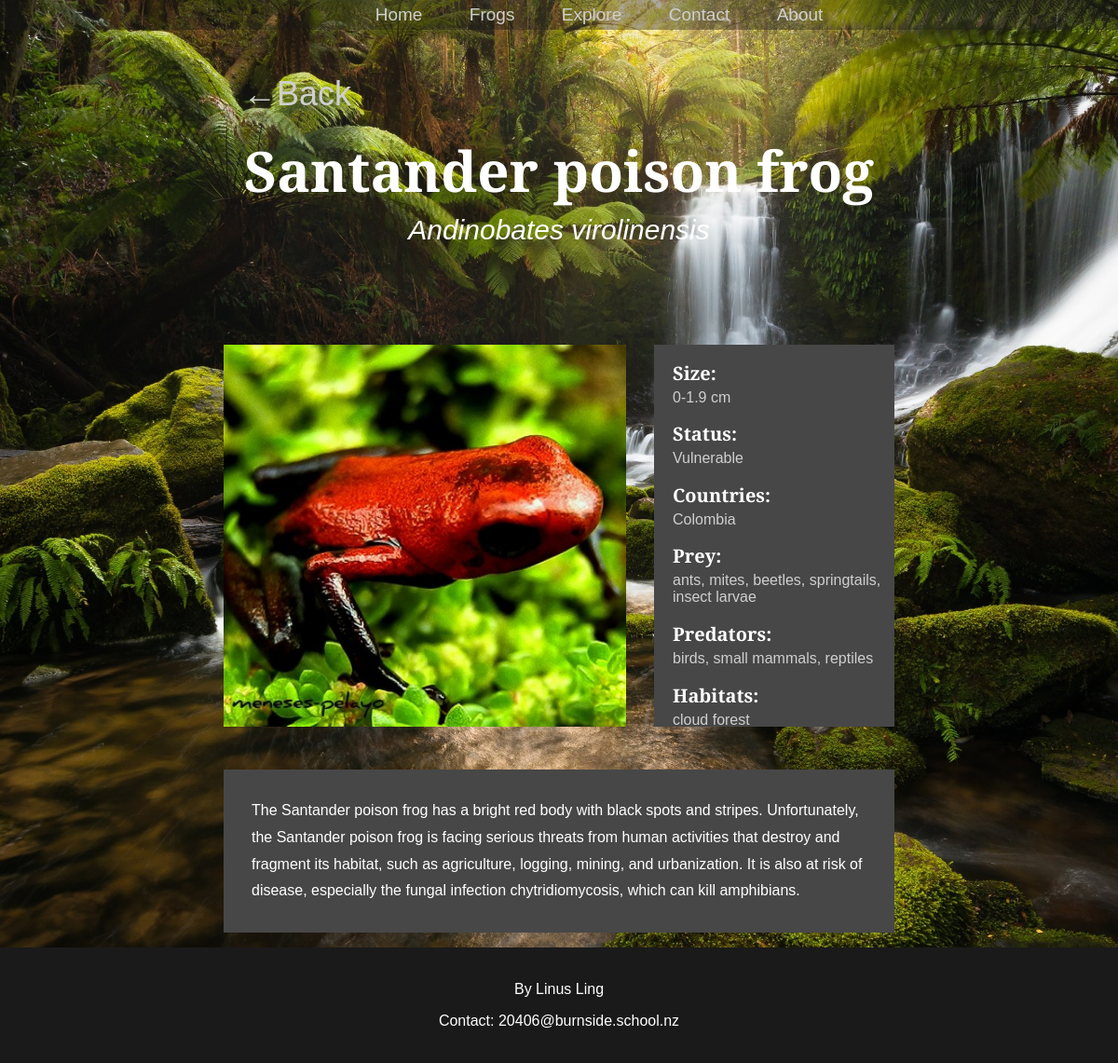
Before: /frog/30 with the older database file.
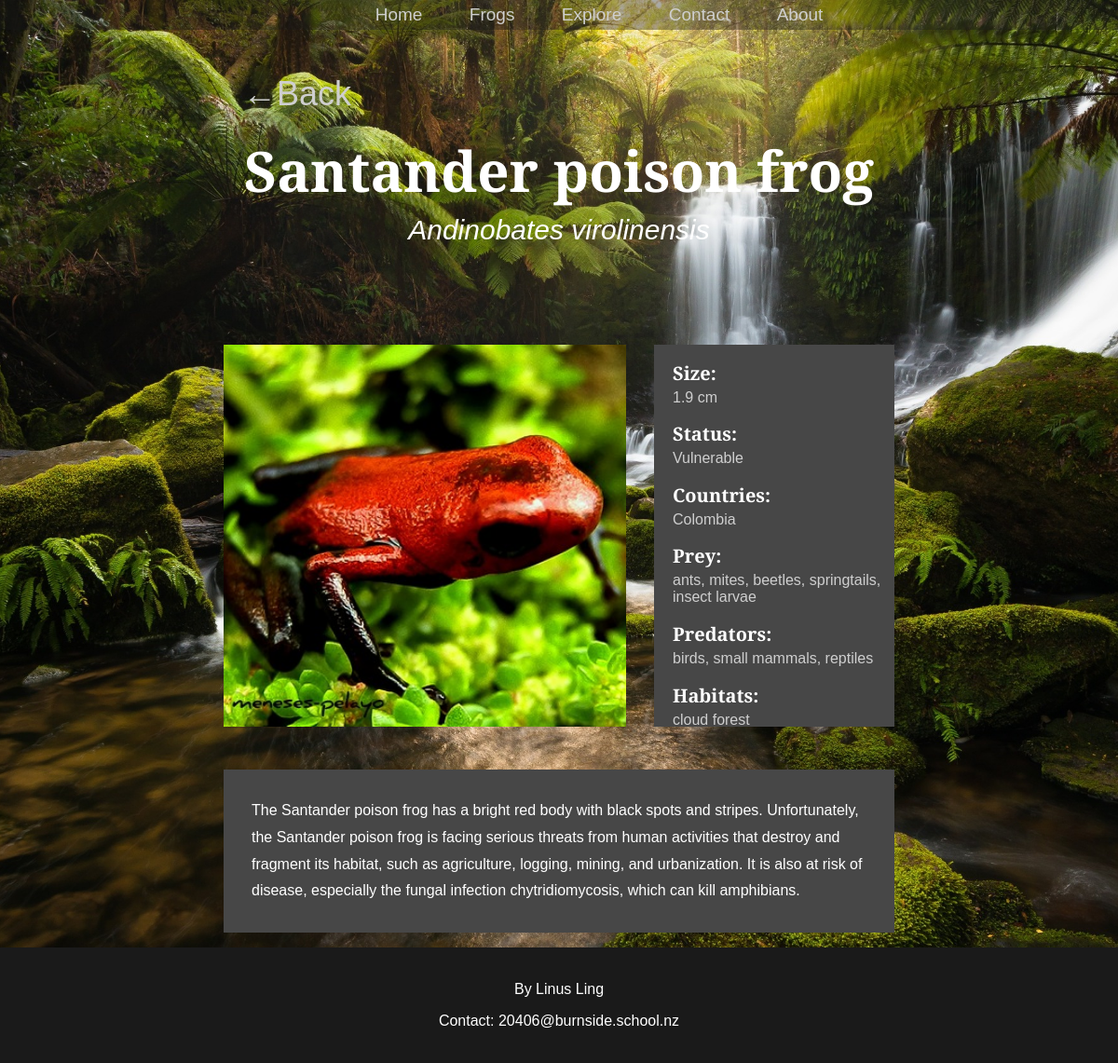
After: the same page with the newer database file.
### tables this page shows
CREATE TABLE frogs (id INTEGER PRIMARY KEY AUTOINCREMENT, name VARCHAR, image TEXT, description TEXT, scientific_name VARCHAR, min_size NUMERIC, max_size NUMERIC, status INTEGER REFERENCES statuses (id));

CREATE TABLE statuses (id INTEGER PRIMARY KEY AUTOINCREMENT, name VARCHAR);

CREATE TABLE country (id INTEGER PRIMARY KEY AUTOINCREMENT, name VARCHAR);

CREATE TABLE prey (id INTEGER PRIMARY KEY AUTOINCREMENT, name VARCHAR);

CREATE TABLE predator (id INTEGER PRIMARY KEY AUTOINCREMENT, name VARCHAR);

CREATE TABLE habitat (id INTEGER PRIMARY KEY AUTOINCREMENT, name VARCHAR);

### routes.py (the view)
@app.route('/frog/<int:id>')
def frog(id):
    try:
        queries = [['SELECT * FROM frogs WHERE id=?', (id,)],
                   ['SELECT * FROM statuses WHERE id IN(SELECT status FROM frogs WHERE id =?)', (id,)],
                   ['SELECT * FROM country WHERE id IN(SELECT cid FROM FrogCountry WHERE fid =?)', (id,)],
                   ['SELECT * FROM prey WHERE id IN(SELECT pid FROM FrogPrey WHERE fid =?)', (id,)],
                   ['SELECT * FROM predator WHERE id IN(SELECT pid FROM FrogPredator WHERE fid =?)', (id,)],
                   ['SELECT * FROM habitat WHERE id IN(SELECT hid FROM FrogHabitat WHERE fid =?)', (id,)]]
        fetchall = [False, False, True, True, True, True, True]
        frog, status, country, prey, predator, habitat = fetch_data(queries, fetchall)
        if frog is None:    # page doesn't exist!
            return render_template("success.html", title="404", status="404", reason="Page not found")
        else:
            return render_template("frog.html",
                                   frog=frog, status=status,
                                   country=country, prey=prey,
                                   predator=predator, habitat=habitat)
    except OverflowError:
        return render_template("success.html", title="404", status="404", reason="Page not found")

### routes.py (called while the page is built)
def fetch_data(queries: list, fetchall: list):
    conn = sqlite3.connect('frog.db')
    cur = conn.cursor()
    results = []
    for index, query in enumerate(queries):
        try:
            cur.execute(query[0], query[1])
        except IndexError:
            cur.execute(query[0])
        if fetchall[index] is True:
            result = cur.fetchall()
        else:
            result = cur.fetchone()
        results.append(result)
    conn.close()
    return results

### templates/frog.html
{%extends "layout.html"%}
{%block content%}
<div class = "back_button" id = "frog_back">
    <a href = "javascript:history.back()"> ←Back</a>
</div>
<div class = "title">
    <h2>{{frog[1]}}</h2>
    <h3>{{frog[4]}}</h3>
</div>
<div class = "info_container">
    <img src = "/{{frog[2]}}" />
    <div class = "info">
        <h2>Size:</h2>
        {%if frog[5] != frog[6] %}
            <p>{{frog[5]}}-{{frog[6]}} cm</p>
        {%else%}
            <p>{{frog[6]}} cm<p>
        {%endif%}
        <h2>Status:</h2>
        <p>{{status[1]}}</p>
        <h2>Countries:</h2>
        <p>
            {%for item in country %}
                {{item[1]}}{{ "," if not loop.last }}
            {%endfor%}
        </p>
        <h2>Prey:</h2>
        <p>
            {%for item in prey %}
                {{item[1]}}{{ "," if not loop.last }}
            {%endfor%}
        </p>
        <h2>Predators:</h2>
        <p>
            {%for item in predator %}
                {{item[1]}}{{ "," if not loop.last }}
            {%endfor%}
        </p>
        <h2>Habitats:</h2>
        <p>
            {%for item in habitat %}
                {{item[1]}}{{ "," if not loop.last }}
            {%endfor%}
        </p>
    </div>
    <p class = "description">{{frog[3]}}</p>
</div>
{%endblock%}

### templates/layout.html (shortened to what this page needs)
<!doctype html>
<html>
    <head>
        <link rel = "stylesheet" href = "/static/css/style.css">
    </head>
    <header>
        {%include "header.html"%}
    </header>
    <body>
        <div class = "overlay"></div>
        {%block content%}{%endblock%}
        {%include "footer.html"%}
    </body>
</html>

### templates/header.html
<div id = "container">
    <nav>
        <ul>
            <li><a href = "/">Home</a></li>
            <li><a href = "/all_frogs">Frogs</a> </li>
            <li><a href = "/explore">Explore</a></li>
            <li><a href = "/contact">Contact</a> </li>
            <li><a href = "/about">About</a></li>
        </ul>
    </nav>
</div>

### templates/footer.html
<div class = "footer">
    <p>By Linus Ling</p>
    <p>Contact: 20406@burnside.school.nz</p>
</div>

### static/css/style.css (style rules this page uses)
body { margin: 0; min-height: 100vh; font-family: "Cormorant garamond", sans-serif; font-weight: 300; background: url("background.jpg") center/cover fixed no-repeat; color:#ffffff; display: flex; flex-direction: column; }
.overlay { z-index: 5000; position: fixed; top: 0; left: 0; width: 100%; height: 100%; background-color: rgba(0, 0, 0, 0); opacity: 1; pointer-events: none; animation: fadeToClear 1s; }
h2 { font-size: 33px; }
a { text-decoration: none; color: #cfcfcf; }
#container { width: 100%; margin: 0 auto; background: #1a1a1a5d; transition: 0.4s; }
header { position: fixed; top: 0; z-index: 500; width: 100%; }
header::after { content: ''; display: table; clear: both; }
nav { text-align: center; }
nav ul { margin: 0; list-style:none; }
nav li { display: inline-block; margin-left: 46px; padding: 5px 0; position: relative; }
nav a { text-align: center; font-size: 19px; }
nav a::before { content: ''; display: block; height: 3px; background-color: #cfcfcf; position: absolute; bottom:0; width: 0%; transition: all ease-in-out 250ms; }
.footer { font-family: Arial, Helvetica, sans-serif; background-color: #1a1a1a; text-align: center; margin: 0; margin-top: auto; padding: 20px; }
.back_button { position: relative; }
.back_button a { margin-top: 0; margin-left: 9%; padding-top: 20px; font-size: 36px; text-align: left; }
.back_button a::before { content: ''; display: block; height: 3px; background-color: #cfcfcf; margin-left: 9%; position: absolute; bottom:0; width: 0px; transition: all ease-in-out 250ms; }
.info_container { display: flex; flex-wrap: wrap; padding-top: 0px; margin: 0 20%; justify-content: center; gap: 30px; }
.title { text-align: center; padding: 20px 100px 100px 100px; }
.title h2 { padding: 0; margin: 0; font-size: 60px; }
.title h3 { margin: 6px; font-size: 30px; font-style: italic; font-weight: 2; }
.info_container img { object-fit: cover; width: 60%; flex-wrap: 1; height: 410px; }
.info { width: 30%; flex-grow: 1; padding-left: 20px; background-color: #474747; height: 410px; }
.info p { font-size: 16px; padding: 0; margin: 0; color: #cfcfcf; }
.info h2 { font-size: 20px; padding: 0; margin-bottom: 4px; }
.description { font-size: 16px; line-height: 1.8; padding: 30px; flex-basis: auto; background-color: #474747; }
#frog_back { margin-left: 14%; margin-top: 80px; }

Changed rows visible on the page:
changed frogs "Santander poison frog": min_size "0" → (not shown)
